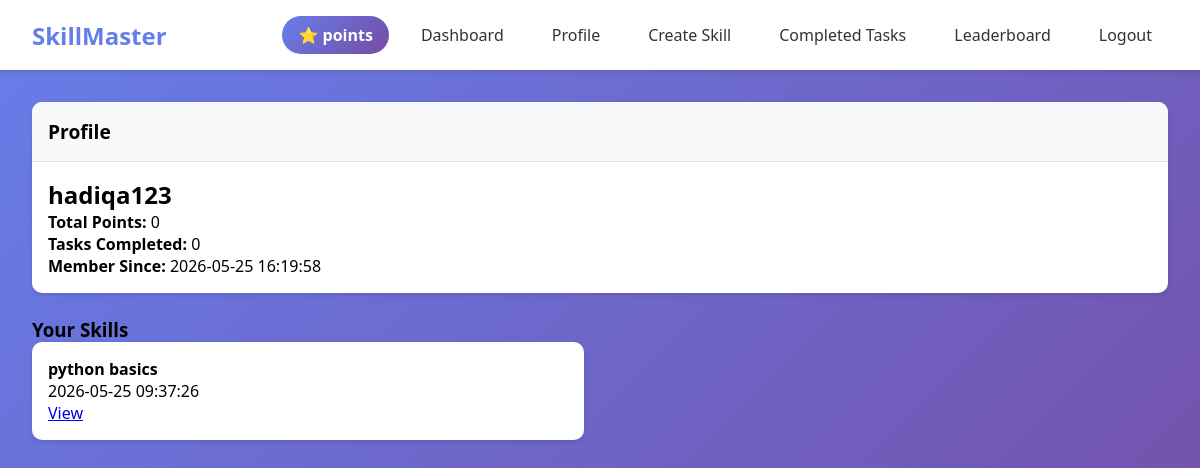
The app's page /profile (signed in), older data.
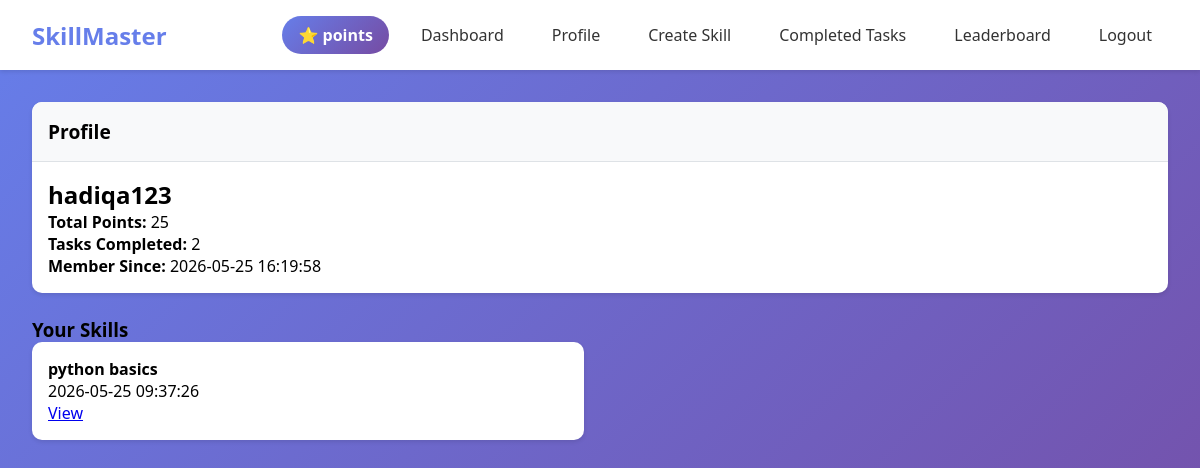
The same page, newer data.
### tables this page shows
CREATE TABLE users (
            id INTEGER PRIMARY KEY AUTOINCREMENT,
            username TEXT UNIQUE NOT NULL,
            password TEXT NOT NULL,
            created_at TIMESTAMP DEFAULT CURRENT_TIMESTAMP
        , total_points INTEGER DEFAULT 0);

### app.py (the view)
@app.route("/profile")
def profile():
    if "user_id" not in session:
        return redirect(url_for("login"))
    with sqlite3.connect("users.db") as conn:
        cursor = conn.cursor()
        cursor.execute("""
            SELECT id, username, total_points, created_at
            FROM users
            WHERE id = ?
        """, (session["user_id"],))
        user = cursor.fetchone()
        cursor.execute("""
            SELECT id, name, created_at
            FROM skills
            WHERE created_by = ?
            ORDER BY created_at DESC
        """, (session["user_id"],))
        skills = cursor.fetchall()
        cursor.execute("""
            SELECT COUNT(*)
            FROM task_completions
            WHERE user_id = ?
        """, (session["user_id"],))
        completed_count = cursor.fetchone()[0]
    return render_template(
        "profile.html",
        user=user,
        skills=skills,
        completed_count=completed_count
    )

### templates/profile.html (shortened to what this page needs)
{% extends "base.html" %}
{% block content %}
<div class="card">
    <div class="card-header">
        Profile
    </div>
    <div class="card-body">
        <h2>{{ user[1] }}</h2>
        <p><strong>Total Points:</strong> {{ user[2] }}</p>
        <p><strong>Tasks Completed:</strong> {{ completed_count }}</p>
        <p><strong>Member Since:</strong> {{ user[3] }}</p>
    </div>
</div>
<div style="display: grid; grid-template-columns: 1fr 1fr; gap: 2rem; margin-top: 20px;">
    <div>
        <h3>Your Skills</h3>
        {% for skill in skills %}
            <div class="card" style="margin-bottom: 10px;">
                <div class="card-body">
                    <h4>{{ skill[1] }}</h4>
                    <p>{{ skill[2] }}</p>
                    <a href="{{ url_for('view_skill', skill_id=skill[0]) }}">
                        View
                    </a>
                </div>
            </div>
        {% else %}
            <p>No skills created yet.</p>
        {% endfor %}
    </div>
</div>
{% endblock %}

Row changes from the older to the newer data that the page shows:
changed users "hadiqa123": total_points "0" → "25"
Text that changed along with them:
{{ completed_count }}: "0" → "2"
